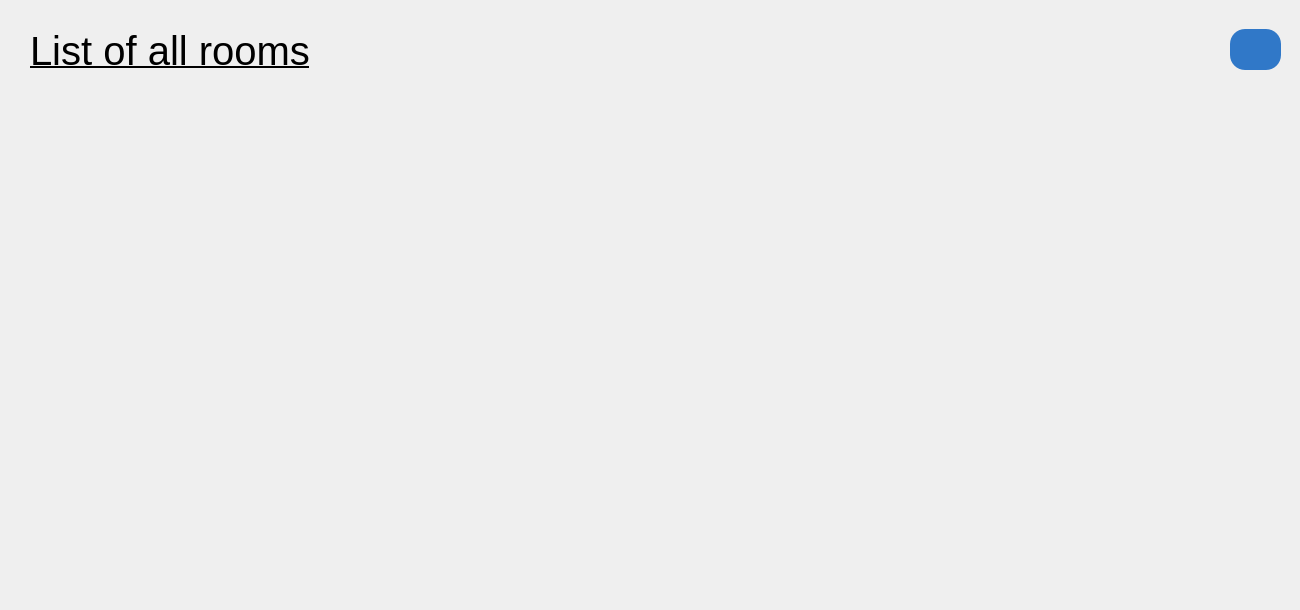
<?xml version="1.0" encoding="UTF-8"?>
<ui version="4.0">
 <class>Form</class>
 <widget class="QWidget" name="Form">
  <property name="geometry">
   <rect>
    <x>0</x>
    <y>0</y>
    <width>1300</width>
    <height>610</height>
   </rect>
  </property>
  <property name="windowTitle">
   <string>Form</string>
  </property>
  <widget class="QLabel" name="title_label">
   <property name="geometry">
    <rect>
     <x>30</x>
     <y>10</y>
     <width>341</width>
     <height>81</height>
    </rect>
   </property>
   <property name="styleSheet">
    <string notr="true">font-size:40px;
text-decoration:underline;
</string>
   </property>
   <property name="text">
    <string>List of all rooms</string>
   </property>
   <property name="alignment">
    <set>Qt::AlignLeading|Qt::AlignLeft|Qt::AlignVCenter</set>
   </property>
  </widget>
  <widget class="QScrollArea" name="rooms_scrollArea">
   <property name="geometry">
    <rect>
     <x>5</x>
     <y>89</y>
     <width>1290</width>
     <height>511</height>
    </rect>
   </property>
   <property name="styleSheet">
    <string notr="true">border:none;
</string>
   </property>
   <property name="verticalScrollBarPolicy">
    <enum>Qt::ScrollBarAlwaysOff</enum>
   </property>
   <property name="horizontalScrollBarPolicy">
    <enum>Qt::ScrollBarAlwaysOff</enum>
   </property>
   <property name="sizeAdjustPolicy">
    <enum>QAbstractScrollArea::AdjustToContents</enum>
   </property>
   <property name="widgetResizable">
    <bool>false</bool>
   </property>
   <property name="alignment">
    <set>Qt::AlignLeading|Qt::AlignLeft|Qt::AlignTop</set>
   </property>
   <widget class="QWidget" name="scrollAreaWidgetContents_rooms">
    <property name="geometry">
     <rect>
      <x>0</x>
      <y>0</y>
      <width>20</width>
      <height>20</height>
     </rect>
    </property>
    <property name="sizePolicy">
     <sizepolicy hsizetype="Fixed" vsizetype="Fixed">
      <horstretch>0</horstretch>
      <verstretch>0</verstretch>
     </sizepolicy>
    </property>
    <property name="minimumSize">
     <size>
      <width>0</width>
      <height>0</height>
     </size>
    </property>
    <property name="maximumSize">
     <size>
      <width>16777215</width>
      <height>16777215</height>
     </size>
    </property>
    <property name="styleSheet">
     <string notr="true">border:none;</string>
    </property>
    <layout class="QVBoxLayout" name="verticalLayout">
     <property name="spacing">
      <number>0</number>
     </property>
     <property name="sizeConstraint">
      <enum>QLayout::SetFixedSize</enum>
     </property>
     <property name="leftMargin">
      <number>0</number>
     </property>
     <property name="topMargin">
      <number>0</number>
     </property>
     <property name="rightMargin">
      <number>0</number>
     </property>
     <property name="bottomMargin">
      <number>0</number>
     </property>
     <item>
      <layout class="QVBoxLayout" name="rooms_widget">
       <property name="sizeConstraint">
        <enum>QLayout::SetFixedSize</enum>
       </property>
      </layout>
     </item>
    </layout>
   </widget>
  </widget>
  <widget class="QPushButton" name="home_btn">
   <property name="geometry">
    <rect>
     <x>1230</x>
     <y>29</y>
     <width>51</width>
     <height>41</height>
    </rect>
   </property>
   <property name="styleSheet">
    <string notr="true"> background:   rgb(48, 120, 200);
border-radius:15px;

</string>
   </property>
   <property name="text">
    <string/>
   </property>
   <property name="icon">
    <iconset>
     <normaloff>../ICONS/home .png</normaloff>../ICONS/home .png</iconset>
   </property>
   <property name="iconSize">
    <size>
     <width>30</width>
     <height>30</height>
    </size>
   </property>
  </widget>
 </widget>
 <resources/>
 <connections/>
</ui>
